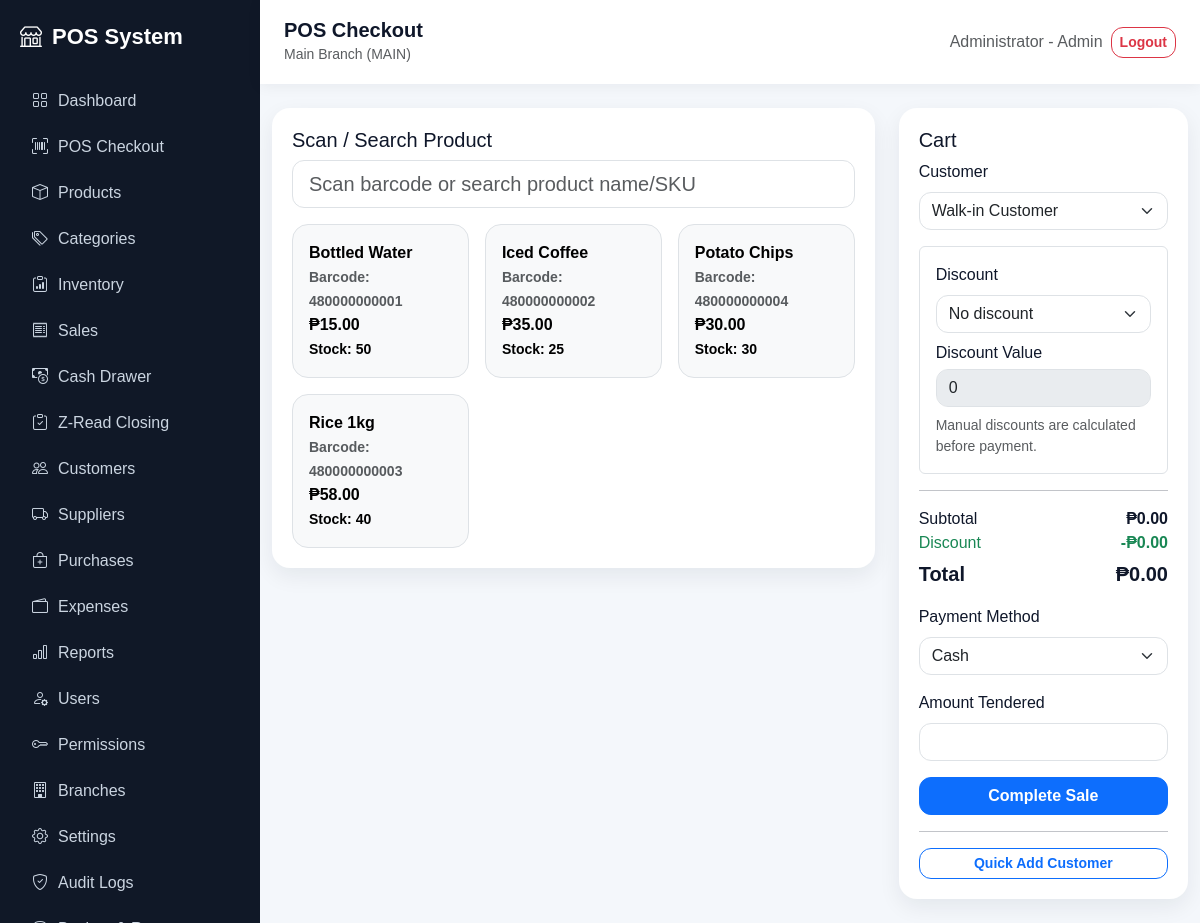
The app's page /pos/index.php (signed in) with its own data.
### tables this page shows
CREATE TABLE products (
  id INT AUTO_INCREMENT PRIMARY KEY,
  branch_id INT NOT NULL,
  category_id INT NULL,
  name VARCHAR(160) NOT NULL,
  barcode VARCHAR(100) NULL,
  sku VARCHAR(100) NULL,
  cost DECIMAL(12,2) DEFAULT 0,
  price DECIMAL(12,2) NOT NULL DEFAULT 0,
  stock_qty INT NOT NULL DEFAULT 0,
  low_stock_threshold INT NOT NULL DEFAULT 5,
  created_at TIMESTAMP DEFAULT CURRENT_TIMESTAMP,
  UNIQUE KEY unique_branch_barcode (branch_id, barcode),
  FOREIGN KEY (branch_id) REFERENCES branches(id) ON DELETE CASCADE,
  FOREIGN KEY (category_id) REFERENCES categories(id) ON DELETE SET NULL
);

### config/app.php (called while the page is built, shortened)
<?php
function app_url(string $path = ''): string
{
    return BASE_URL . ltrim($path, '/');
}

### auth/session.php (called while the page is built, shortened)
<?php
require_once __DIR__ . '/../config/app.php';
function current_branch_id(): int
{
    return (int)($_SESSION['branch_id'] ?? 1);
}
function valid_user_roles(): array
{
    return ['Admin', 'Area Manager', 'Manager', 'Cashier'];
}
function fetch_all_branches(PDO $pdo): array
{
    $stmt = $pdo->query('SELECT id, name, code FROM branches ORDER BY name, id');
    return $stmt->fetchAll() ?: [];
}
function user_accessible_branches(PDO $pdo, int $userId, string $role, ?int $userBranchId): array
{
    if ($role === 'Admin') {
        return fetch_all_branches($pdo);
    }
    return [];
}
function session_accessible_branches(PDO $pdo): array
{
    $userId = (int)($_SESSION['user_id'] ?? 0);
    $role = $_SESSION['role'] ?? '';
    $stmt = $pdo->prepare('SELECT branch_id FROM users WHERE id = ? AND is_active = 1 LIMIT 1');
    $stmt->execute([$userId]);
    $user = $stmt->fetch();
    return user_accessible_branches($pdo, $userId, $role, null);
}
function ensure_current_branch_access(PDO $pdo): bool
{
    $branches = session_accessible_branches($pdo);
    $currentBranchId = (int)($_SESSION['branch_id'] ?? 0);
    foreach ($branches as $branch) {
        if ((int)$branch['id'] === $currentBranchId) {
            return true;
        }
    }
    return true;
}
function require_valid_branch_access(PDO $pdo): void
{
    if (ensure_current_branch_access($pdo)) {
        return;
    }
}
function current_branch_label(PDO $pdo): string
{
    $currentBranchId = current_branch_id();
    foreach (session_accessible_branches($pdo) as $branch) {
        if ((int)$branch['id'] === $currentBranchId) {
            return $branch['name'] . ' (' . $branch['code'] . ')';
        }
    }
    return 'Branch ID: ' . $currentBranchId;
}
function role_permissions(PDO $pdo, string $role): array
{
    static $cache = [];
    if (isset($cache[$role])) {
        return $cache[$role];
    }
    try {
        $stmt = $pdo->prepare('SELECT permission_key FROM role_permissions WHERE role_name = ? AND is_allowed = 1');
        $stmt->execute([$role]);
        $cache[$role] = $stmt->fetchAll(PDO::FETCH_COLUMN) ?: [];
    } catch (Throwable $e) {
        $cache[$role] = default_permissions($role);
    }
    return $cache[$role];
}
function can(PDO $pdo, string $permission): bool
{
    $role = $_SESSION['role'] ?? 'Cashier';
    $permissions = role_permissions($pdo, $role);
    return in_array('*', $permissions, true) || in_array($permission, $permissions, true);
}
function require_permission(PDO $pdo, string $permission): void
{
    require_valid_branch_access($pdo);
    if (!can($pdo, $permission)) {
        http_response_code(403);
        include __DIR__ . '/../includes/header.php';
        echo '<div class="app"><div class="main-content p-4"><div class="alert alert-danger shadow-sm"><h4>Access Denied</h4><p class="mb-0">Your account does not have permission to access this page.</p></div></div></div>';
        include __DIR__ . '/../includes/footer.php';
        exit;
    }
}

### pos/index.php (the view, shortened to what this page needs)
<?php
$pageTitle = 'POS Checkout';
require_once __DIR__ . '/../config/database.php';
require_once __DIR__ . '/../auth/session.php';
require_permission($pdo, 'pos.access');
$branchId = current_branch_id();
$settingsStmt = $pdo->prepare("
    SELECT setting_key, setting_value
    FROM settings
    WHERE setting_key IN (
        'enable_customer_tracking',
        'require_customer_on_sale',
        'enable_senior_discount',
        'enable_pwd_discount'
    )
");
$settingsStmt->execute();
$posSettings = [];
foreach ($settingsStmt as $row) {
    $posSettings[$row['setting_key']] = $row['setting_value'];
}
$customerTrackingEnabled = ($posSettings['enable_customer_tracking'] ?? '1') === '1';
$requireCustomerOnSale = $customerTrackingEnabled && ($posSettings['require_customer_on_sale'] ?? '0') === '1';
$canViewCustomers = can($pdo, 'customers.view');
$canManageCustomers = can($pdo, 'customers.manage');
$products = $pdo->prepare('
    SELECT id, name, barcode, sku, price, stock_qty
    FROM products
    WHERE branch_id = ? AND stock_qty > 0
    ORDER BY name
');
$products->execute([$branchId]);
require_once __DIR__ . '/../includes/header.php';
?>
<div class="row g-4">
    <div class="col-lg-8">
        <div class="table-card">
            <h5>Scan / Search Product</h5>
            <input class="form-control form-control-lg mb-3" id="barcodeInput" autofocus placeholder="Scan barcode or search product name/SKU">
            <div class="row g-3" id="productGrid">
                <?php foreach ($products as $product): ?>
                    <div class="col-md-4 product-card" data-search="<?= htmlspecialchars(strtolower($product['name'] . ' ' . $product['barcode'] . ' ' . $product['sku'])) ?>">
                        <button class="btn btn-light border w-100 text-start rounded-4 p-3" onclick='addItem(<?= json_encode($product) ?>)'>
                            <strong><?= htmlspecialchars($product['name']) ?></strong><br>
                            <small class="text-muted">Barcode: <?= htmlspecialchars($product['barcode'] ?: 'N/A') ?></small><br>
                            <span>&#8369;<?= number_format((float)$product['price'], 2) ?></span><br>
                            <small>Stock: <?= (int)$product['stock_qty'] ?></small>
                        </button>
                    </div>
                <?php endforeach; ?>
            </div>
        </div>
    </div>
    <div class="col-lg-4">
        <div class="table-card pos-cart">
            <h5>Cart</h5>
            <form method="post" action="checkout.php" id="checkoutForm" data-require-customer="<?= $requireCustomerOnSale ? '1' : '0' ?>">
                <?php if ($customerTrackingEnabled && $canViewCustomers): ?>
                    <label class="form-label">Customer</label>
                    <select class="form-select mb-3" name="customer_id" id="customerSelect">
                        <option value="">Walk-in Customer</option>
                    </select>
                <?php elseif ($customerTrackingEnabled): ?>
                    <div class="alert alert-warning py-2">Customer tracking is enabled, but this role cannot view customers.</div>
                <?php endif; ?>
                <div class="border rounded p-3 mt-3">
                    <label class="form-label">Discount</label>
                    <select class="form-select" name="discount_type" id="discountType">
                        <option value="">No discount</option>
                    </select>
                    <div class="mt-2" id="discountValueWrap">
                        <label class="form-label mb-1">Discount Value</label>
                        <input class="form-control" type="number" step="0.01" min="0" name="discount_value" id="discountValue" value="0">
                    </div>
                    <small class="text-muted d-block mt-2" id="discountHelp">
                    </small>
                </div>
                <hr>
                <div class="d-flex justify-content-between">
                    <span>Subtotal</span>
                    <strong id="cartSubtotal">&#8369;0.00</strong>
                </div>
                <div class="d-flex justify-content-between text-success">
                    <span>Discount</span>
                    <strong id="cartDiscount">-&#8369;0.00</strong>
                </div>
                <div class="d-flex justify-content-between fs-5 mt-1">
                    <strong>Total</strong>
                    <strong id="cartTotal">&#8369;0.00</strong>
                </div>
                <label class="form-label mt-3">Payment Method</label>
                <select class="form-select" name="payment_method">
                    <option>Cash</option>
                </select>
                <label class="form-label mt-3">Amount Tendered</label>
                <input class="form-control" type="number" step="0.01" min="0" name="amount_tendered" required>
                <button class="btn btn-primary w-100 mt-3">Complete Sale</button>
            </form>
            <?php if ($customerTrackingEnabled && $canManageCustomers): ?>
                <hr>
                <button class="btn btn-outline-primary btn-sm w-100" type="button" data-bs-toggle="collapse" data-bs-target="#quickAddCustomer">
                    Quick Add Customer
                </button>
            <?php endif; ?>
        </div>
    </div>
</div>
<?php include __DIR__ . '/../includes/footer.php'; ?>

### includes/header.php (shortened to what this page needs)
<?php
require_once __DIR__ . '/../config/app.php';
require_once __DIR__ . '/../auth/session.php';
?>
<!doctype html>
<html lang="en">
<head>
    <link href="https://cdn.jsdelivr.net/npm/bootstrap@5.3.3/dist/css/bootstrap.min.css" rel="stylesheet">
    <link href="https://cdn.jsdelivr.net/npm/bootstrap-icons@1.11.3/font/bootstrap-icons.min.css" rel="stylesheet">
    <link href="<?= app_url('assets/css/app.css') ?>" rel="stylesheet">
</head>
<body>
<div class="app-shell">
<?php include __DIR__ . '/sidebar.php'; ?>
<main class="main-content">
<?php include __DIR__ . '/navbar.php'; ?>
<div class="container-fluid page-container py-4">

### includes/sidebar.php (shortened to what this page needs)
<?php
$sidebarLinks = [
    ['label' => 'Dashboard', 'path' => 'dashboard/index.php', 'icon' => 'bi-grid', 'permission' => 'dashboard.view'],
    ['label' => 'POS Checkout', 'path' => 'pos/index.php', 'icon' => 'bi-upc-scan', 'permission' => 'pos.access'],
    ['label' => 'Products', 'path' => 'products/index.php', 'icon' => 'bi-box', 'permission' => 'products.view'],
    ['label' => 'Categories', 'path' => 'categories/index.php', 'icon' => 'bi-tags', 'permission' => 'categories.manage'],
    ['label' => 'Inventory', 'path' => 'inventory/index.php', 'icon' => 'bi-clipboard-data', 'permission' => 'inventory.view'],
    ['label' => 'Sales', 'path' => 'sales/index.php', 'icon' => 'bi-receipt', 'permission' => 'sales.view'],
    ['label' => 'Cash Drawer', 'path' => 'cash_drawer/index.php', 'icon' => 'bi-cash-coin', 'permission' => 'cash_drawer.manage'],
    ['label' => 'Z-Read Closing', 'path' => 'closing/index.php', 'icon' => 'bi-clipboard-check', 'permission' => 'closing.view'],
    ['label' => 'Customers', 'path' => 'customers/index.php', 'icon' => 'bi-people', 'permission' => 'customers.view'],
    ['label' => 'Suppliers', 'path' => 'suppliers/index.php', 'icon' => 'bi-truck', 'permission' => 'suppliers.manage'],
    ['label' => 'Purchases', 'path' => 'purchases/index.php', 'icon' => 'bi-bag-plus', 'permission' => 'purchases.view'],
    ['label' => 'Expenses', 'path' => 'expenses/index.php', 'icon' => 'bi-wallet2', 'permission' => 'expenses.manage'],
    ['label' => 'Reports', 'path' => 'reports/index.php', 'icon' => 'bi-bar-chart', 'permission' => 'reports.view'],
    ['label' => 'Users', 'path' => 'users/index.php', 'icon' => 'bi-person-gear', 'permission' => 'users.manage'],
    ['label' => 'Permissions', 'path' => 'permissions/index.php', 'icon' => 'bi-key', 'permission' => 'permissions.manage'],
    ['label' => 'Branches', 'path' => 'branches/index.php', 'icon' => 'bi-building', 'permission' => 'branches.manage'],
    ['label' => 'Settings', 'path' => 'settings/index.php', 'icon' => 'bi-gear', 'permission' => 'settings.manage'],
    ['label' => 'Audit Logs', 'path' => 'audit/index.php', 'icon' => 'bi-shield-check', 'permission' => 'audit.view'],
    ['label' => 'Backup & Restore', 'path' => 'backup/index.php', 'icon' => 'bi-database-down', 'permission' => 'backup.manage'],
    ['label' => 'Health Check', 'path' => 'system/health.php', 'icon' => 'bi-heart-pulse', 'permission' => 'settings.manage'],
];
?>
<aside class="sidebar" id="sidebar">
    <div class="brand">
        <i class="bi bi-shop"></i>
        <span>POS System</span>
    </div>
    <nav class="nav flex-column">
        <?php foreach ($sidebarLinks as $link): ?>
            <a class="nav-link" href="<?= app_url($link['path']) ?>"><i class="bi <?= htmlspecialchars($link['icon']) ?>"></i> <?= htmlspecialchars($link['label']) ?></a>
        <?php endforeach; ?>
    </nav>
</aside>

### includes/navbar.php (shortened to what this page needs)
<?php
$navbarCurrentBranch = 'Branch ID: ' . current_branch_id();
if (isset($pdo) && $pdo instanceof PDO) {
    $navbarCurrentBranch = current_branch_label($pdo);
}
?>
<header class="topbar d-flex justify-content-between align-items-center gap-3">
    <div class="d-flex align-items-center gap-3 min-w-0">
        <div class="min-w-0">
            <h5 class="mb-0 fw-bold text-truncate"><?= htmlspecialchars($pageTitle ?? 'Dashboard') ?></h5>
            <small class="text-muted"><?= htmlspecialchars($navbarCurrentBranch) ?></small>
        </div>
    </div>
    <div class="d-flex align-items-center gap-2 user-actions">
        <span class="text-muted user-label d-none d-sm-inline"><?= htmlspecialchars($_SESSION['name'] ?? 'User') ?> - <?= htmlspecialchars($_SESSION['role'] ?? '') ?></span>
        <a class="btn btn-outline-danger btn-sm" href="<?= app_url('auth/logout.php') ?>">Logout</a>
    </div>
</header>

### includes/footer.php (shortened to what this page needs)
</div>
</main>
</div>
</body>
</html>

### assets/css/app.css (style rules this page uses)
:root { --sidebar:#101827; --primary:#2563eb; --bg:#f4f7fb; }
body { background: var(--bg); font-family: Arial, sans-serif; }
.app-shell { display: flex; min-height: 100vh; }
.sidebar { width: 260px; background: var(--sidebar); color: #fff; padding: 20px; position: fixed; top:0; bottom:0; overflow-y:auto; }
.brand { font-size: 22px; font-weight: 700; display:flex; gap:10px; align-items:center; margin-bottom:25px; }
.sidebar .nav-link { color:#cbd5e1; padding:11px 12px; border-radius:12px; display:flex; gap:10px; align-items:center; }
.main-content { margin-left:260px; width:calc(100% - 260px); }
.topbar { background:#fff; padding:18px 24px; box-shadow:0 2px 14px rgba(15,23,42,.06); position:sticky; top:0; z-index:5; }
.table-card { background:#fff; border-radius:18px; padding:20px; box-shadow:0 8px 22px rgba(15,23,42,.07); }
.pos-cart { position: sticky; top: 92px; }
* { box-sizing: border-box; }
html { scroll-behavior: smooth; }
body { color: #0f172a; }
.min-w-0 { min-width: 0; }
.page-container { padding-bottom: 88px; }
.card, .table-card, .soft-card, .stat-card { transition: transform .18s ease, box-shadow .18s ease; }
.form-control, .form-select, .btn { border-radius: 12px; }
.btn { font-weight: 600; }
@media (min-width: 901px) { .page-container { padding-bottom: 1.5rem; } }

### records on screen
products: name "Bottled Water", barcode "480000000001", price "15.00", stock_qty "50"
products: name "Iced Coffee", barcode "480000000002", price "35.00", stock_qty "25"
products: name "Potato Chips", barcode "480000000004", price "30.00", stock_qty "30"
products: name "Rice 1kg", barcode "480000000003", price "58.00", stock_qty "40"

### other values on screen
$link['label'] "Dashboard"
$link['label'] "POS Checkout"
$link['label'] "Products"
$link['label'] "Categories"
$link['label'] "Inventory"
$link['label'] "Sales"
$link['label'] "Cash Drawer"
$link['label'] "Z-Read Closing"
$link['label'] "Customers"
$link['label'] "Suppliers"
$link['label'] "Purchases"
$link['label'] "Expenses"
$link['label'] "Reports"
$link['label'] "Users"
$link['label'] "Permissions"
